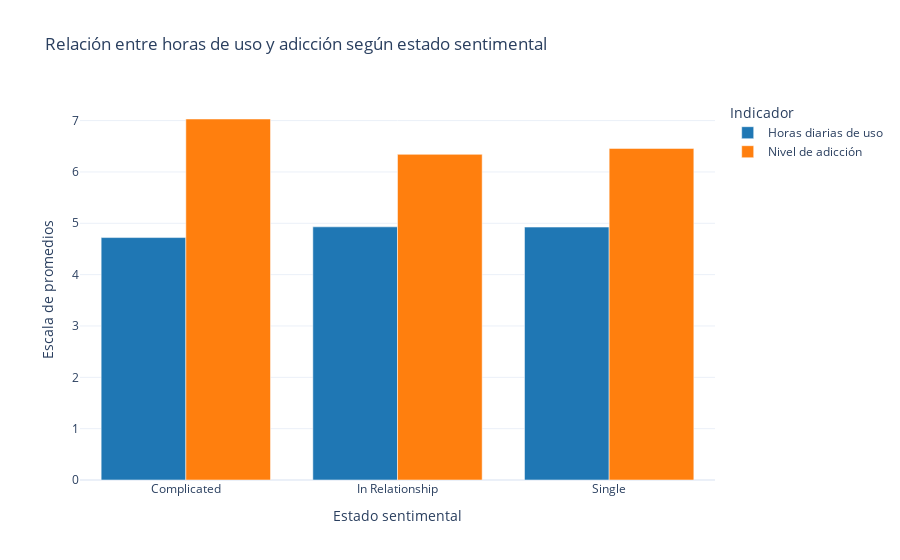

Source (notebook cell):
### Code cell
df_melted = df_relaciones_horas_adiccion.melt(
    id_vars='Relationship_Status',
    value_vars=['Avg_Daily_Usage_Hours', 'Addicted_Score'],
    var_name='Variable',
    value_name='Valor'
)

df_melted['Variable'] = df_melted['Variable'].replace({
    'Avg_Daily_Usage_Hours': 'Horas diarias de uso',
    'Addicted_Score': 'Nivel de adicción'
})

fig = px.bar(
    df_melted,
    x='Relationship_Status',
    y='Valor',
    color='Variable',
    barmode='group',
    title='Relación entre horas de uso y adicción según estado sentimental',
    text=None,
    color_discrete_sequence=['#1f77b4', '#ff7f0e'],
    labels={
        'Relationship_Status': 'Estado sentimental',
        'Valor': 'Promedio',
        'Variable': 'Indicador'
    }
)

fig.update_layout(
    template='plotly_white',
    xaxis_title='Estado sentimental',
    yaxis_title='Escala de promedios',
    legend_title='Indicador'
)

fig.show()

### Figure 1 — Plotly figure (JSON) as saved in the notebook; plotly's stock layout.template omitted (floating-point values rounded to 4 significant figures)
{"data": [{"alignmentgroup": "True", "hovertemplate": "Indicador=Horas diarias de uso<br>Estado sentimental=%{x}<br>Promedio=%{y}<extra></extra>", "legendgroup": "Horas diarias de uso", "marker": {"color": "#1f77b4", "pattern": {"shape": ""}}, "name": "Horas diarias de uso", "offsetgroup": "Horas diarias de uso", "orientation": "v", "showlegend": true, "textposition": "auto", "type": "bar", "x": ["Complicated", "In Relationship", "Single"], "xaxis": "x", "y": [4.722, 4.931, 4.926], "yaxis": "y"}, {"alignmentgroup": "True", "hovertemplate": "Indicador=Nivel de adicción<br>Estado sentimental=%{x}<br>Promedio=%{y}<extra></extra>", "legendgroup": "Nivel de adicción", "marker": {"color": "#ff7f0e", "pattern": {"shape": ""}}, "name": "Nivel de adicción", "offsetgroup": "Nivel de adicción", "orientation": "v", "showlegend": true, "textposition": "auto", "type": "bar", "x": ["Complicated", "In Relationship", "Single"], "xaxis": "x", "y": [7.031, 6.343, 6.458], "yaxis": "y"}], "layout": {"barmode": "group", "legend": {"title": {"text": "Indicador"}, "tracegroupgap": 0}, "title": {"text": "Relación entre horas de uso y adicción según estado sentimental"}, "xaxis": {"anchor": "y", "domain": [0, 1], "title": {"text": "Estado sentimental"}}, "yaxis": {"anchor": "x", "domain": [0, 1], "title": {"text": "Escala de promedios"}}}}
